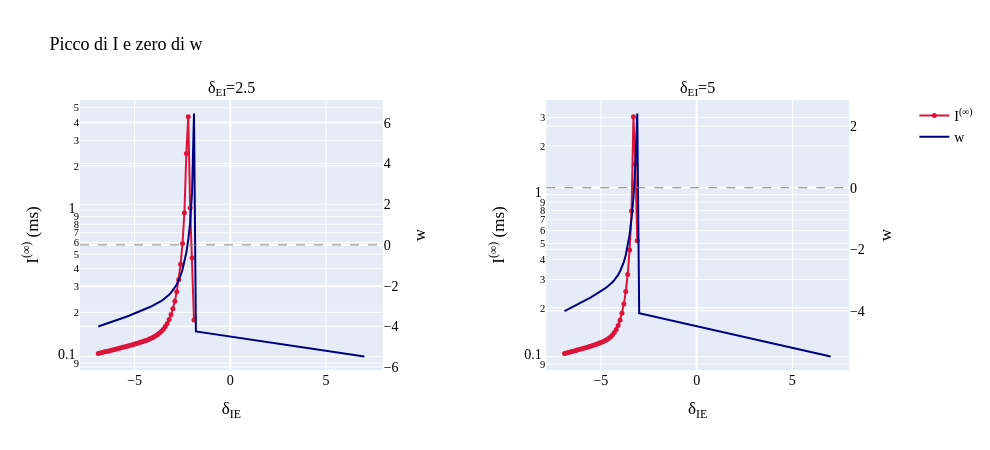
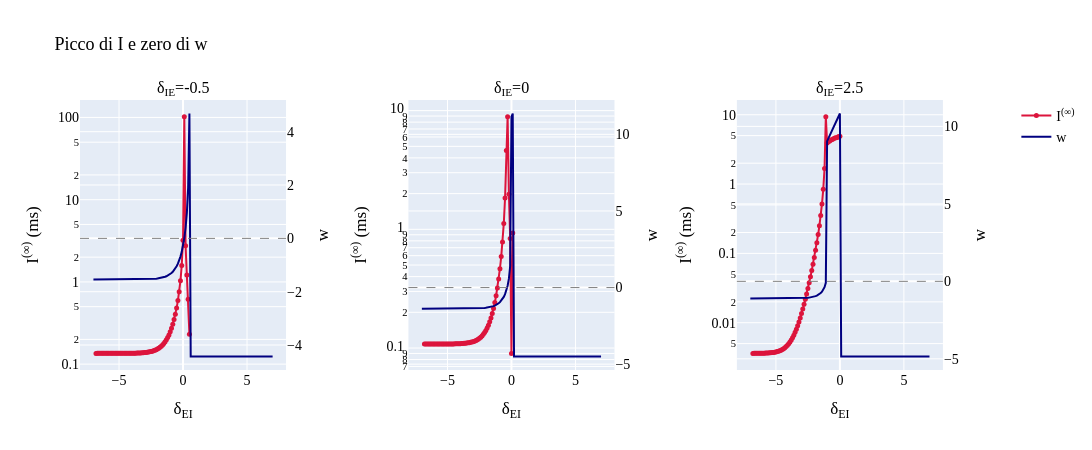

Notebook source saved alongside these figures, in order:
### Markdown cell above
### 3.1 I picchi e il cambio di segno di $w$

$y_\infty = \beta_{eff} = -w/[(xw-yz)\sigma_{11}]$, quindi $y_\infty = 0$ dove $w = 0$. Poiche' $\Delta(t)$ contiene $y(t)/y_\infty$, vicino allo zero di $w$ l'integrando diventa grande per costruzione. Sulla griglia discreta lo zero di $w$ cade in generale **tra due punti**: il segnale e' il **cambio di segno** di $w$ (e di $\beta_{eff}$) tra punti adiacenti, non un valore di $w$ piccolo nel punto di griglia.

### Code cell
def plot_check_w(results, axis, targets, nome_file):
    # Per ogni linea: I^(inf) (asse sinistro, log) e w = A_ww (asse destro),
    # con la linea w = 0 tratteggiata, per vedere se i picchi stanno sugli zeri di w
    fig = make_subplots(
        rows=1, cols=len(targets),
        subplot_titles=[(f"δ<sub>EI</sub>={t}" if axis == "dei" else f"δ<sub>IE</sub>={t}") for t in targets],
        specs=[[{"secondary_y": True}] * len(targets)],
    )
    for col, target in enumerate(targets, start=1):
        res = results[target]
        order = np.argsort(res["var_vals"])
        xv = res["var_vals"][order]
        I_vals = np.where(np.isfinite(res["I"]) & (res["I"] > 0), res["I"], np.nan)[order]
        w_line = np.array([data["A_w"][i, j] for (i, j) in res["punti"]])[order]

        fig.add_trace(go.Scatter(x=xv, y=I_vals, mode="markers+lines",
                                 marker=dict(color="crimson", size=5), line=dict(color="crimson"),
                                 name="I<sup>(∞)</sup>", showlegend=(col == 1)),
                      row=1, col=col, secondary_y=False)
        fig.add_trace(go.Scatter(x=xv, y=w_line, mode="lines", line=dict(color="navy"),
                                 name="w", showlegend=(col == 1)),
                      row=1, col=col, secondary_y=True)
        fig.add_hline(y=0, line=dict(color="gray", dash="dash", width=1), row=1, col=col, secondary_y=True)
        fig.update_xaxes(title_text="δ<sub>IE</sub>" if axis == "dei" else "δ<sub>EI</sub>", row=1, col=col)
        fig.update_yaxes(title_text="I<sup>(∞)</sup> (ms)", type="log", row=1, col=col, secondary_y=False)
        fig.update_yaxes(title_text="w", row=1, col=col, secondary_y=True)
    fig.update_layout(title="Picco di I e zero di w", height=450, width=420 * len(targets) + 150,
                      **ARTICLE_LAYOUT)
    salva_figura(fig, nome_file)


plot_check_w(results_dei, "dei", [2.5, 5], "picchi_w_delta_EI")
plot_check_w(results_die, "die", [-0.5, 0, 2.5], "picchi_w_delta_IE")


# Verifica numerica: il picco cade accanto a un cambio di segno di w?
# (si confronta il segno di w nel picco con quello dei due punti vicini)
rows = []
for nome, results in [("delta_EI", results_dei), ("delta_IE", results_die)]:
    for target, res in results.items():
        valid = np.isfinite(res["I"]) & (res["I"] > 0)
        if valid.sum() < 3:
            continue
        order = np.argsort(res["var_vals"])
        I_o = np.where(valid, res["I"], np.nan)[order]
        w_o = np.array([data["A_w"][i, j] for (i, j) in res["punti"]])[order]
        k = int(np.nanargmax(I_o))
        vicini = [m for m in (k - 1, k + 1) if 0 <= m < len(w_o)]
        cambio = any(np.sign(w_o[m]) != np.sign(w_o[k]) for m in vicini)
        rows.append({"linea": f"{nome} = {target}", "picco a": float(res["var_vals"][order][k]),
                     "w nel picco": float(w_o[k]), "cambio di segno di w accanto al picco": cambio})
display(pd.DataFrame(rows))

### Figure 1 — Plotly figure (JSON) as saved in the notebook; plotly's stock layout.template omitted (floating-point values rounded to 4 significant figures; data arrays with more than 128 entries replaced by an {"elided": "..."} marker saying what was removed)
{"data": [{"line": {"color": "crimson"}, "marker": {"color": "crimson", "size": 5}, "mode": "markers+lines", "name": "I<sup>(∞)</sup>", "showlegend": true, "type": "scatter", "x": {"elided": "140 float values"}, "xaxis": "x", "y": {"elided": "140 float values"}, "yaxis": "y"}, {"line": {"color": "navy"}, "mode": "lines", "name": "w", "showlegend": true, "type": "scatter", "x": {"elided": "140 float values"}, "xaxis": "x", "y": {"elided": "140 float values"}, "yaxis": "y2"}, {"line": {"color": "crimson"}, "marker": {"color": "crimson", "size": 5}, "mode": "markers+lines", "name": "I<sup>(∞)</sup>", "showlegend": false, "type": "scatter", "x": {"elided": "140 float values"}, "xaxis": "x2", "y": {"elided": "140 float values"}, "yaxis": "y3"}, {"line": {"color": "navy"}, "mode": "lines", "name": "w", "showlegend": false, "type": "scatter", "x": {"elided": "140 float values"}, "xaxis": "x2", "y": {"elided": "140 float values"}, "yaxis": "y4"}], "layout": {"annotations": [{"font": {"size": 16}, "showarrow": false, "text": "δ<sub>EI</sub>=2.5", "x": 0.185, "xanchor": "center", "xref": "paper", "y": 1, "yanchor": "bottom", "yref": "paper"}, {"font": {"size": 16}, "showarrow": false, "text": "δ<sub>EI</sub>=5", "x": 0.755, "xanchor": "center", "xref": "paper", "y": 1, "yanchor": "bottom", "yref": "paper"}], "font": {"color": "black", "family": "Times New Roman, Georgia, serif", "size": 14}, "height": 450, "shapes": [{"line": {"color": "gray", "dash": "dash", "width": 1}, "type": "line", "x0": 0, "x1": 1, "xref": "x domain", "y0": 0, "y1": 0, "yref": "y2"}, {"line": {"color": "gray", "dash": "dash", "width": 1}, "type": "line", "x0": 0, "x1": 1, "xref": "x2 domain", "y0": 0, "y1": 0, "yref": "y4"}], "title": {"font": {"family": "Times New Roman, Georgia, serif", "size": 18}, "text": "Picco di I e zero di w"}, "width": 990, "xaxis": {"anchor": "y", "domain": [0, 0.37], "title": {"text": "δ<sub>IE</sub>"}}, "xaxis2": {"anchor": "y3", "domain": [0.57, 0.94], "title": {"text": "δ<sub>IE</sub>"}}, "yaxis": {"anchor": "x", "domain": [0, 1], "title": {"text": "I<sup>(∞)</sup> (ms)"}, "type": "log"}, "yaxis2": {"anchor": "x", "overlaying": "y", "side": "right", "title": {"text": "w"}}, "yaxis3": {"anchor": "x2", "domain": [0, 1], "title": {"text": "I<sup>(∞)</sup> (ms)"}, "type": "log"}, "yaxis4": {"anchor": "x2", "overlaying": "y3", "side": "right", "title": {"text": "w"}}}}

### Figure 2 — Plotly figure (JSON) as saved in the notebook; plotly's stock layout.template omitted (floating-point values rounded to 4 significant figures; data arrays with more than 128 entries replaced by an {"elided": "..."} marker saying what was removed)
{"data": [{"line": {"color": "crimson"}, "marker": {"color": "crimson", "size": 5}, "mode": "markers+lines", "name": "I<sup>(∞)</sup>", "showlegend": true, "type": "scatter", "x": {"elided": "141 float values"}, "xaxis": "x", "y": {"elided": "141 float values"}, "yaxis": "y"}, {"line": {"color": "navy"}, "mode": "lines", "name": "w", "showlegend": true, "type": "scatter", "x": {"elided": "141 float values"}, "xaxis": "x", "y": {"elided": "141 float values"}, "yaxis": "y2"}, {"line": {"color": "crimson"}, "marker": {"color": "crimson", "size": 5}, "mode": "markers+lines", "name": "I<sup>(∞)</sup>", "showlegend": false, "type": "scatter", "x": {"elided": "141 float values"}, "xaxis": "x2", "y": {"elided": "141 float values"}, "yaxis": "y3"}, {"line": {"color": "navy"}, "mode": "lines", "name": "w", "showlegend": false, "type": "scatter", "x": {"elided": "141 float values"}, "xaxis": "x2", "y": {"elided": "141 float values"}, "yaxis": "y4"}, {"line": {"color": "crimson"}, "marker": {"color": "crimson", "size": 5}, "mode": "markers+lines", "name": "I<sup>(∞)</sup>", "showlegend": false, "type": "scatter", "x": {"elided": "141 float values"}, "xaxis": "x3", "y": {"elided": "141 float values"}, "yaxis": "y5"}, {"line": {"color": "navy"}, "mode": "lines", "name": "w", "showlegend": false, "type": "scatter", "x": {"elided": "141 float values"}, "xaxis": "x3", "y": {"elided": "141 float values"}, "yaxis": "y6"}], "layout": {"annotations": [{"font": {"size": 16}, "showarrow": false, "text": "δ<sub>IE</sub>=-0.5", "x": 0.1122, "xanchor": "center", "xref": "paper", "y": 1, "yanchor": "bottom", "yref": "paper"}, {"font": {"size": 16}, "showarrow": false, "text": "δ<sub>IE</sub>=0", "x": 0.47, "xanchor": "center", "xref": "paper", "y": 1, "yanchor": "bottom", "yref": "paper"}, {"font": {"size": 16}, "showarrow": false, "text": "δ<sub>IE</sub>=2.5", "x": 0.8278, "xanchor": "center", "xref": "paper", "y": 1, "yanchor": "bottom", "yref": "paper"}], "font": {"color": "black", "family": "Times New Roman, Georgia, serif", "size": 14}, "height": 450, "shapes": [{"line": {"color": "gray", "dash": "dash", "width": 1}, "type": "line", "x0": 0, "x1": 1, "xref": "x domain", "y0": 0, "y1": 0, "yref": "y2"}, {"line": {"color": "gray", "dash": "dash", "width": 1}, "type": "line", "x0": 0, "x1": 1, "xref": "x2 domain", "y0": 0, "y1": 0, "yref": "y4"}, {"line": {"color": "gray", "dash": "dash", "width": 1}, "type": "line", "x0": 0, "x1": 1, "xref": "x3 domain", "y0": 0, "y1": 0, "yref": "y6"}], "title": {"font": {"family": "Times New Roman, Georgia, serif", "size": 18}, "text": "Picco di I e zero di w"}, "width": 1410, "xaxis": {"anchor": "y", "domain": [0, 0.2244], "title": {"text": "δ<sub>EI</sub>"}}, "xaxis2": {"anchor": "y3", "domain": [0.3578, 0.5822], "title": {"text": "δ<sub>EI</sub>"}}, "xaxis3": {"anchor": "y5", "domain": [0.7156, 0.94], "title": {"text": "δ<sub>EI</sub>"}}, "yaxis": {"anchor": "x", "domain": [0, 1], "title": {"text": "I<sup>(∞)</sup> (ms)"}, "type": "log"}, "yaxis2": {"anchor": "x", "overlaying": "y", "side": "right", "title": {"text": "w"}}, "yaxis3": {"anchor": "x2", "domain": [0, 1], "title": {"text": "I<sup>(∞)</sup> (ms)"}, "type": "log"}, "yaxis4": {"anchor": "x2", "overlaying": "y3", "side": "right", "title": {"text": "w"}}, "yaxis5": {"anchor": "x3", "domain": [0, 1], "title": {"text": "I<sup>(∞)</sup> (ms)"}, "type": "log"}, "yaxis6": {"anchor": "x3", "overlaying": "y5", "side": "right", "title": {"text": "w"}}}}
